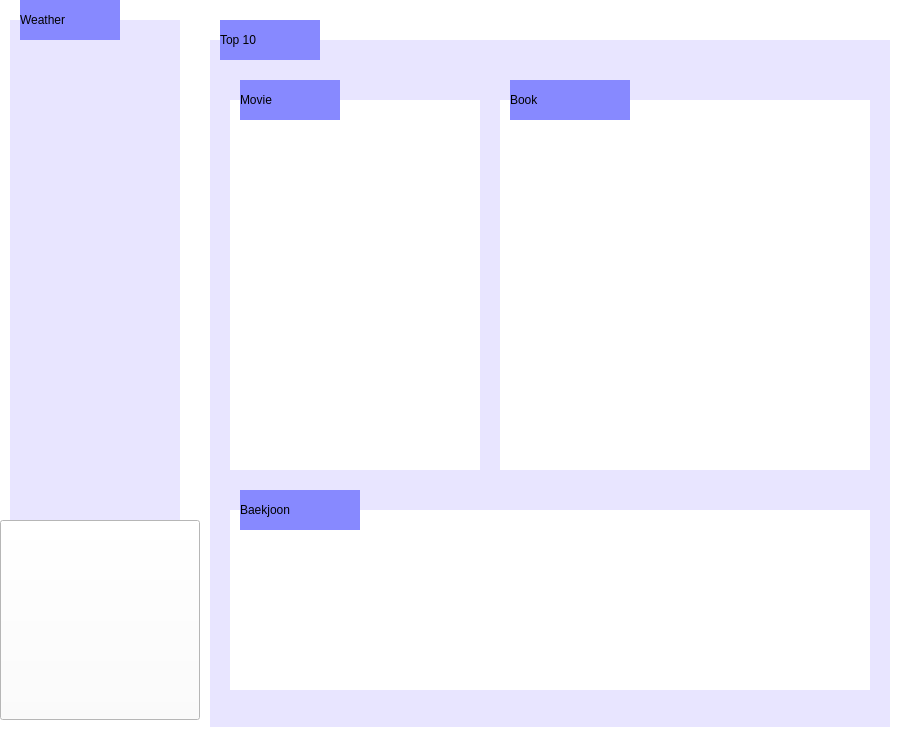
<?xml version="1.0" encoding="UTF-8"?>
<ui version="4.0">
 <class>MainWindow</class>
 <widget class="QMainWindow" name="MainWindow">
  <property name="geometry">
   <rect>
    <x>0</x>
    <y>0</y>
    <width>900</width>
    <height>749</height>
   </rect>
  </property>
  <property name="windowTitle">
   <string>MainWindow</string>
  </property>
  <property name="styleSheet">
   <string notr="true">background-color: rgb(255, 255, 255);</string>
  </property>
  <widget class="QWidget" name="centralwidget">
   <widget class="QLabel" name="label_weather">
    <property name="geometry">
     <rect>
      <x>20</x>
      <y>0</y>
      <width>100</width>
      <height>40</height>
     </rect>
    </property>
    <property name="styleSheet">
     <string notr="true">background-color: rgb(135, 137, 255);
font: 12pt &quot;Arial&quot;;</string>
    </property>
    <property name="text">
     <string>Weather</string>
    </property>
   </widget>
   <widget class="QLabel" name="label_movie">
    <property name="geometry">
     <rect>
      <x>240</x>
      <y>80</y>
      <width>100</width>
      <height>40</height>
     </rect>
    </property>
    <property name="styleSheet">
     <string notr="true">background-color: rgb(135, 137, 255);
font: 12pt &quot;Arial&quot;;</string>
    </property>
    <property name="text">
     <string>Movie</string>
    </property>
   </widget>
   <widget class="QLabel" name="label_best">
    <property name="geometry">
     <rect>
      <x>510</x>
      <y>80</y>
      <width>120</width>
      <height>40</height>
     </rect>
    </property>
    <property name="styleSheet">
     <string notr="true">background-color: rgb(135, 137, 255);
font: 12pt &quot;Arial&quot;;</string>
    </property>
    <property name="text">
     <string>Book</string>
    </property>
   </widget>
   <widget class="QLabel" name="text_weather">
    <property name="geometry">
     <rect>
      <x>10</x>
      <y>20</y>
      <width>170</width>
      <height>500</height>
     </rect>
    </property>
    <property name="styleSheet">
     <string notr="true">font: 12pt &quot;Arial&quot;;
background-color: rgb(232, 229, 255);</string>
    </property>
    <property name="text">
     <string/>
    </property>
    <property name="wordWrap">
     <bool>true</bool>
    </property>
   </widget>
   <widget class="QLabel" name="text_best">
    <property name="geometry">
     <rect>
      <x>500</x>
      <y>100</y>
      <width>370</width>
      <height>370</height>
     </rect>
    </property>
    <property name="styleSheet">
     <string notr="true">font: 11pt &quot;Arial&quot;;
background-color: rgb(255, 255, 255);</string>
    </property>
    <property name="text">
     <string/>
    </property>
    <property name="wordWrap">
     <bool>true</bool>
    </property>
   </widget>
   <widget class="QLabel" name="text_movie">
    <property name="geometry">
     <rect>
      <x>230</x>
      <y>100</y>
      <width>250</width>
      <height>370</height>
     </rect>
    </property>
    <property name="styleSheet">
     <string notr="true">font: 11pt &quot;Arial&quot;;
background-color: rgb(255, 255, 255);</string>
    </property>
    <property name="text">
     <string/>
    </property>
    <property name="wordWrap">
     <bool>true</bool>
    </property>
   </widget>
   <widget class="QLabel" name="text_10">
    <property name="geometry">
     <rect>
      <x>210</x>
      <y>40</y>
      <width>680</width>
      <height>700</height>
     </rect>
    </property>
    <property name="styleSheet">
     <string notr="true">background-color: rgb(232, 229, 255);</string>
    </property>
    <property name="text">
     <string/>
    </property>
   </widget>
   <widget class="QLabel" name="label_10">
    <property name="geometry">
     <rect>
      <x>220</x>
      <y>20</y>
      <width>100</width>
      <height>40</height>
     </rect>
    </property>
    <property name="styleSheet">
     <string notr="true">background-color: rgb(135, 137, 255);
font: 12pt &quot;Arial&quot;;</string>
    </property>
    <property name="text">
     <string>Top 10</string>
    </property>
   </widget>
   <widget class="QPushButton" name="pushButton">
    <property name="geometry">
     <rect>
      <x>0</x>
      <y>520</y>
      <width>200</width>
      <height>200</height>
     </rect>
    </property>
    <property name="styleSheet">
     <string notr="true">border-image: url(:/newPrefix/map.jpg);</string>
    </property>
    <property name="text">
     <string/>
    </property>
   </widget>
   <widget class="QLabel" name="text_baekjoon">
    <property name="geometry">
     <rect>
      <x>230</x>
      <y>510</y>
      <width>320</width>
      <height>180</height>
     </rect>
    </property>
    <property name="styleSheet">
     <string notr="true">font: 11pt &quot;Arial&quot;;
background-color: rgb(255, 255, 255);</string>
    </property>
    <property name="text">
     <string/>
    </property>
    <property name="wordWrap">
     <bool>true</bool>
    </property>
   </widget>
   <widget class="QLabel" name="label_baekjoon">
    <property name="geometry">
     <rect>
      <x>240</x>
      <y>490</y>
      <width>120</width>
      <height>40</height>
     </rect>
    </property>
    <property name="styleSheet">
     <string notr="true">background-color: rgb(135, 137, 255);
font: 12pt &quot;Arial&quot;;</string>
    </property>
    <property name="text">
     <string>Baekjoon</string>
    </property>
   </widget>
   <widget class="QLabel" name="text_baekjoon_2">
    <property name="geometry">
     <rect>
      <x>550</x>
      <y>510</y>
      <width>320</width>
      <height>180</height>
     </rect>
    </property>
    <property name="styleSheet">
     <string notr="true">font: 11pt &quot;Arial&quot;;
background-color: rgb(255, 255, 255);</string>
    </property>
    <property name="text">
     <string/>
    </property>
    <property name="wordWrap">
     <bool>true</bool>
    </property>
   </widget>
   <zorder>pushButton</zorder>
   <zorder>text_10</zorder>
   <zorder>text_weather</zorder>
   <zorder>text_best</zorder>
   <zorder>text_movie</zorder>
   <zorder>label_weather</zorder>
   <zorder>label_best</zorder>
   <zorder>label_movie</zorder>
   <zorder>label_10</zorder>
   <zorder>text_baekjoon</zorder>
   <zorder>label_baekjoon</zorder>
   <zorder>text_baekjoon_2</zorder>
  </widget>
  <widget class="QMenuBar" name="menubar">
   <property name="geometry">
    <rect>
     <x>0</x>
     <y>0</y>
     <width>900</width>
     <height>26</height>
    </rect>
   </property>
  </widget>
  <widget class="QStatusBar" name="statusbar"/>
 </widget>
 <resources>
  <include location="image.qrc"/>
 </resources>
 <connections/>
</ui>
